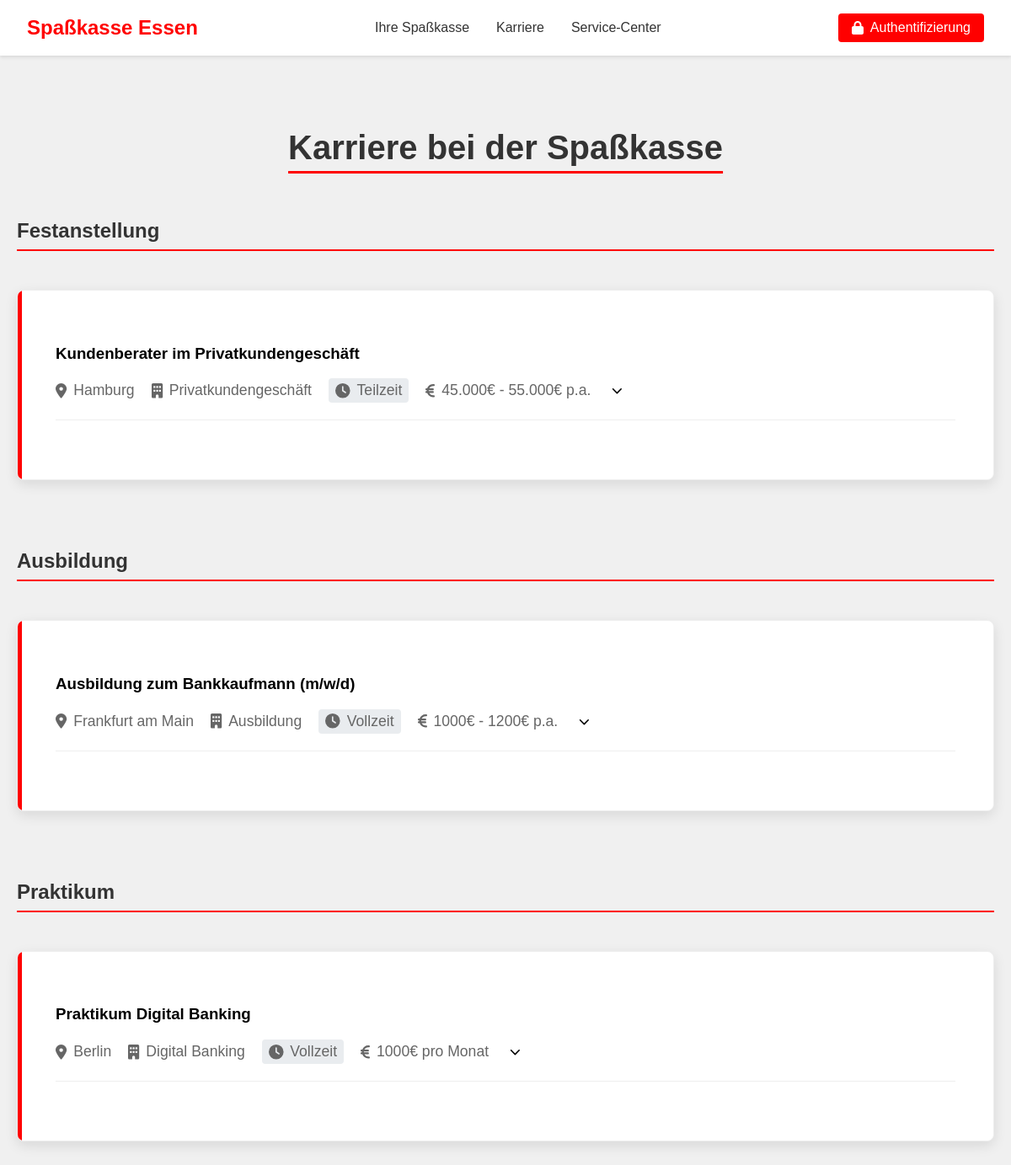
Page /karriere.php on the committed database.
### tables this page shows
CREATE TABLE jobs (
    job_id INT PRIMARY KEY AUTO_INCREMENT,
    title VARCHAR(100) NOT NULL,
    employment_type ENUM('Festanstellung', 'Ausbildung', 'Praktikum') NOT NULL,
    schedule_type ENUM('Vollzeit', 'Teilzeit', 'Vollzeit & Teilzeit') NOT NULL,
    description TEXT NOT NULL,
    requirements TEXT,
    location VARCHAR(100),
    department VARCHAR(50),
    salary_range VARCHAR(50),
    is_active BOOLEAN DEFAULT TRUE,
    created_at TIMESTAMP DEFAULT CURRENT_TIMESTAMP,
    expires_at DATE,
    created_by INT,
    FOREIGN KEY (created_by) REFERENCES users(user_id)
);

### karriere.php (the view, shortened to what this page needs)
<!DOCTYPE html>
<html lang="de">
<head>
    <link rel="stylesheet" href="assets/style/main.css">
    <link rel="stylesheet" href="assets/style/karriere.css">
    <link rel="stylesheet" href="https://cdnjs.cloudflare.com/ajax/libs/font-awesome/6.5.1/css/all.min.css">
</head>
<body>
    <?php include 'assets/navbar.php'; ?>
    <main class="karriere-container">
        <h1>Karriere bei der Spaßkasse</h1>
        <section class="job-listings">
            <?php try {
                $db = Database::getInstance();
                $pdo = $db->getConnection();
                $stmt = $pdo->query("
                    SELECT *
                    FROM jobs
                    WHERE is_active = 1
                    ORDER BY
                        CASE employment_type
                            WHEN 'Festanstellung' THEN 1
                            WHEN 'Ausbildung' THEN 2
                            WHEN 'Praktikum' THEN 3
                        END,
                        created_at DESC
                ");
                $jobs = $stmt->fetchAll(PDO::FETCH_ASSOC);
                if (empty($jobs)) {
                    echo "<p class='no-jobs'>Aktuell sind keine Stellenangebote verfügbar.</p>";
                } else {
                    $currentType = '';
                    foreach ($jobs as $job) {
                        if ($currentType !== $job['employment_type']) {
                            $currentType = $job['employment_type'];
                            echo "<h2 class='employment-type-heading'>{$currentType}</h2>";
                        } ?>
            <div class="job-card">
                <div class="job-header" onclick="toggleJobDetails(this)">
                    <h3><?php echo htmlspecialchars($job['title']); ?></h3>
                    <div class="job-info">
                        <span class="job-location">
                            <i class="fas fa-map-marker-alt"></i>
                            <?php echo htmlspecialchars($job['location']); ?>
                        </span>
                        <span class="job-department">
                            <i class="fas fa-building"></i>
                            <?php echo htmlspecialchars($job['department']); ?>
                        </span>
                        <span class="job-schedule">
                            <i class="fas fa-clock"></i>
                            <?php echo htmlspecialchars(
                                $job['schedule_type']
                            ); ?>
                        </span>
                        <?php if ($job['salary_range']): ?>
                        <span class="job-salary">
                            <i class="fas fa-euro-sign"></i>
                            <?php echo htmlspecialchars(
                                $job['salary_range']
                            ); ?>
                        </span>
                        <?php endif; ?>
                        <i class="fas fa-chevron-down toggle-icon"></i>
                    </div>
                </div>
            </div>
            <?php
                    }
                }
            } catch (PDOException $e) {
                echo "<p class='error'>Derzeit können keine Stellenangebote geladen werden.</p>";
            } ?>
        </section>
    </main>
</body>
</html>

### assets/navbar.php (shortened to what this page needs)
<!DOCTYPE html>
<html lang="de">
<head>
    <link rel="stylesheet" href="assets/style/navbar.css">
</head>
<body>
    <?php
    $current_page = basename($_SERVER['PHP_SELF']);
    $show_nav_pages = ['index.php', 'karriere.php', 'service.php'];
    ?>
    <nav class="navbar">
        <div class="navbar-logo">
            <p class="logo-text">Spaßkasse Essen</p>
        </div>
        <?php if (in_array($current_page, $show_nav_pages)): ?>
        <div class="navbar-links">
            <a href="index.php" class="nav-link <?php echo $current_page ==
            'index.php'
                ? 'active'
                : ''; ?>">
                Ihre Spaßkasse
            </a>
            <a href="karriere.php" class="nav-link <?php echo $current_page ==
            'karriere.php'
                ? 'active'
                : ''; ?>">
                Karriere
            </a>
            <a href="service.php" class="nav-link <?php echo $current_page ==
            'service.php'
                ? 'active'
                : ''; ?>">
                Service-Center
            </a>
        </div>
        <?php endif; ?>
        <div class="navbar-auth">
            <?php if (isset($_SESSION['user_id'])): ?>
            <?php if (isset($_SESSION['is_admin']) && $_SESSION['is_admin']): ?>
            <div class="user-dropdown">
                <button class="dropbtn" onclick="toggleAdminDropdown(event)">
                    <i class="fas fa-shield-alt"></i> Admin
                    <i class="fas fa-chevron-down"></i>
                </button>
                <div class="dropdown-content" id="adminDropdown">
                    <a href="admin/manage_jobs.php"><i class="fas fa-briefcase"></i> Jobs verwalten</a>
                    <a href="admin/manage_applications.php"><i class="fas fa-file-alt"></i> Bewerbungen</a>
                    <a href="admin/prices.php"><i class="fas fa-euro-sign"></i> Kontopreise</a>
                    <a href="admin/manage_users.php"><i class="fas fa-users-cog"></i> Benutzer verwalten</a>
                </div>
            </div>
            <?php endif; ?>
            <div class="user-dropdown">
                <button class="dropbtn" onclick="toggleDropdown(event)">
                    <i class="fas fa-user"></i>
                    <?php if (
                        isset($_SESSION['first_name']) &&
                        isset($_SESSION['last_name'])
                    ) {
                        echo htmlspecialchars($_SESSION['first_name']) .
                            ' ' .
                            htmlspecialchars($_SESSION['last_name']);
                    } else {
                        echo htmlspecialchars($_SESSION['username']);
                    } ?>
                    <i class="fas fa-chevron-down"></i>
                </button>
                <div class="dropdown-content" id="userDropdown">
                    <a href="settings.php"><i class="fas fa-cog"></i> Einstellungen</a>
                    <a href="logout.php"><i class="fas fa-sign-out-alt"></i> Abmelden</a>
                </div>
            </div>
            <?php else: ?>
            <div class="auth-container">
                <a href="auth.php" class="auth-button">
                    <i class="fas fa-lock"></i> Authentifizierung
                </a>
            </div>
            <?php endif; ?>
        </div>
    </nav>
</body>
</html>

### assets/style/main.css (style rules this page uses)
body { font-family: Arial, sans-serif; margin: 0; padding: 0; background-color: #f0f0f0; }

### assets/style/karriere.css (style rules this page uses)
.karriere-container { max-width: 1200px; margin: 40px auto; padding: 20px; }
.karriere-container h1 { text-align: center; font-size: 2.5em; margin-bottom: 30px; color: #333; position: relative; display: inline-block; left: 50%; transform: translateX(-50%); }
.karriere-container h1::after { content: ''; position: absolute; bottom: -8px; left: 0; width: 100%; height: 3px; background: #ff0000; transform: none; }
.job-listings { display: grid; gap: 30px; }
.job-card { background: white; border-radius: 15px; padding: 30px; box-shadow: 0 5px 15px rgba(0, 0, 0, 0.1); transition: all 0.3s ease; border: 1px solid #eee; position: relative; overflow: hidden; }
.job-card::before { content: ''; position: absolute; top: 0; left: 0; width: 5px; height: 100%; background: #ff0000; transition: width 0.3s ease; }
.job-info { display: flex; gap: 25px; flex-wrap: wrap; margin-bottom: 25px; padding-bottom: 20px; border-bottom: 1px solid #eee; }
.job-info span { display: flex; align-items: center; gap: 8px; color: #666; font-size: 1.1em; }
.employment-type-heading { margin: 2rem 0 1rem 0; padding-bottom: 0.5rem; border-bottom: 2px solid #ff0000; color: #333; }
.job-schedule { background-color: #e9ecef; padding: 0.25rem 0.5rem; border-radius: 4px; font-size: 0.9em; }
.job-header { cursor: pointer; padding: 15px; transition: background-color 0.3s ease; }
.toggle-icon { margin-left: auto; transition: transform 0.3s ease; }
.job-info { display: flex; align-items: center; flex-wrap: wrap; gap: 20px; margin-top: 10px; }
.job-card { margin-bottom: 20px; border: 1px solid #eee; border-radius: 8px; overflow: hidden; }

### assets/style/navbar.css (style rules this page uses)
.navbar { display: flex; justify-content: space-between; align-items: center; padding: 1rem 2rem; background-color: white; box-shadow: 0 2px 4px rgba(0, 0, 0, 0.1); }
.navbar-logo .logo-text { font-family: "Bahnschrift", sans-serif; font-size: 1.5rem; font-weight: bold; color: #ff0000; margin: 0; }
.navbar-links { display: flex; gap: 2rem; }
.navbar-links a { text-decoration: none; color: #333; font-weight: 500; transition: color 0.3s ease; }
.auth-button { display: flex; align-items: center; gap: 8px; padding: 8px 16px; background-color: #ff0000; color: white; border: none; border-radius: 4px; text-decoration: none; font-weight: 500; transition: background-color 0.3s ease; }
.navbar-auth { display: flex; align-items: center; }
.auth-container { display: flex; align-items: center; }
.fa-chevron-down { font-size: 0.8rem; margin-left: 5px; }

### rows in the picture
jobs: employment_type "Festanstellung", title "Kundenberater im Privatkundengeschäft", location "Hamburg", department "Privatkundengeschäft", schedule_type "Teilzeit", salary_range "45.000€ - 55.000€ p.a."
jobs: employment_type "Ausbildung", title "Ausbildung zum Bankkaufmann (m/w/d)", location "Frankfurt am Main", department "Ausbildung", schedule_type "Vollzeit", salary_range "1000€ - 1200€ p.a."
jobs: employment_type "Praktikum", title "Praktikum Digital Banking", location "Berlin", department "Digital Banking", schedule_type "Vollzeit", salary_range "1000€ pro Monat"
